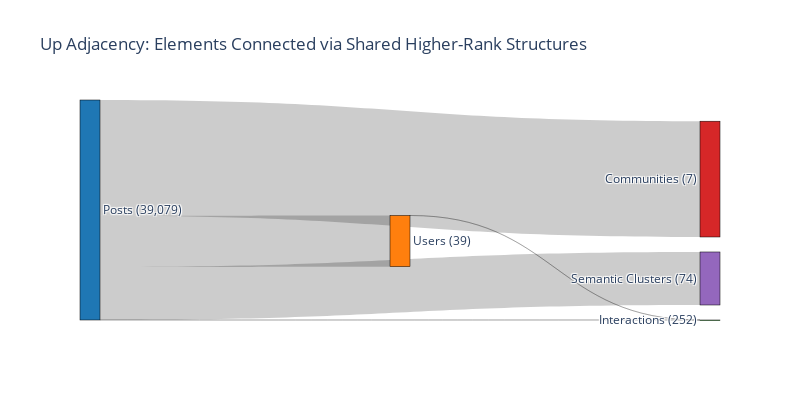

The cell this chart's notebook holds for it:
### Code cell
# Up Adjacency Sankey
fig = create_sankey_for_neighborhood_type(
    stats_df, 'up_adjacency', 
    'Up Adjacency: Elements Connected via Shared Higher-Rank Structures'
)
if fig:
    fig.show()

### Figure 1 — Plotly figure (JSON) as saved in the notebook; plotly's stock layout.template omitted (floating-point values rounded to 4 significant figures)
{"data": [{"link": {"label": ["257,005,682 edges", "1,208 edges", "581,230,654 edges", "266,138,470 edges", "292 edges"], "source": [0, 0, 0, 0, 1], "target": [1, 2, 3, 4, 2], "value": [257005682, 1208, 581230654, 266138470, 292]}, "node": {"color": ["#1f77b4", "#ff7f0e", "#2ca02c", "#d62728", "#9467bd"], "label": ["Posts (39,079)", "Users (39)", "Interactions (252)", "Communities (7)", "Semantic Clusters (74)"], "line": {"color": "black", "width": 0.5}, "pad": 15, "thickness": 20}, "type": "sankey"}], "layout": {"font": {"size": 12}, "height": 400, "title": {"text": "Up Adjacency: Elements Connected via Shared Higher-Rank Structures"}, "width": 800}}
